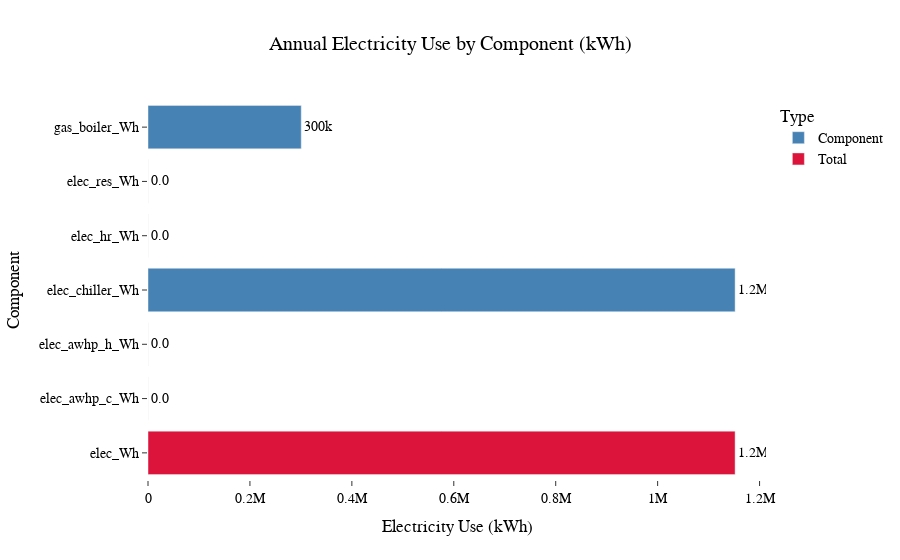

The code cell stored with this chart in its notebook:
### Code cell
#! Update for mutliple scenarios and years

from src.visuals import plot_energy_breakdown

df = source_energy.copy()

equipment_scenarios = ["eq_scenario_1"]
emission_scenarios = ["em_scenario_a"]

plot_energy_breakdown(df, equipment_scenarios, emission_scenarios)

### Figure 1 — Plotly figure (JSON) as saved in the notebook; plotly's stock layout.template omitted (floating-point values rounded to 4 significant figures)
{"data": [{"hovertemplate": "Type=Component<br>Electricity Use (kWh)=%{text}<br>Component=%{y}<extra></extra>", "legendgroup": "Component", "marker": {"color": "steelblue", "pattern": {"shape": ""}}, "name": "Component", "orientation": "h", "showlegend": true, "text": [1152000.0, 300700.0, 0.0, 0.0, 0.0, 0.0], "textposition": "outside", "texttemplate": "%{text:.2s}", "type": "bar", "x": [1152000.0, 300700.0, 0.0, 0.0, 0.0, 0.0], "xaxis": "x", "y": ["elec_chiller_Wh", "gas_boiler_Wh", "elec_hr_Wh", "elec_awhp_h_Wh", "elec_awhp_c_Wh", "elec_res_Wh"], "yaxis": "y"}, {"hovertemplate": "Type=Total<br>Electricity Use (kWh)=%{text}<br>Component=%{y}<extra></extra>", "legendgroup": "Total", "marker": {"color": "crimson", "pattern": {"shape": ""}}, "name": "Total", "orientation": "h", "showlegend": true, "text": [1152000.0], "textposition": "outside", "texttemplate": "%{text:.2s}", "type": "bar", "x": [1152000.0], "xaxis": "x", "y": ["elec_Wh"], "yaxis": "y"}], "layout": {"barmode": "relative", "legend": {"title": {"text": "Type"}, "tracegroupgap": 0}, "title": {"text": "Annual Electricity Use by Component (kWh)"}, "xaxis": {"anchor": "y", "domain": [0, 1], "title": {"text": "Electricity Use (kWh)"}}, "yaxis": {"anchor": "x", "categoryorder": "category ascending", "domain": [0, 1], "title": {"text": "Component"}}}}
